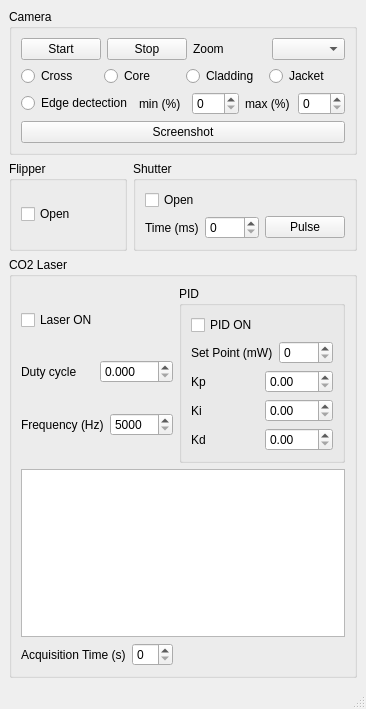
<?xml version="1.0" encoding="UTF-8"?>
<ui version="4.0">
 <class>fiber_shooting_gui_window</class>
 <widget class="QMainWindow" name="fiber_shooting_gui_window">
  <property name="geometry">
   <rect>
    <x>0</x>
    <y>0</y>
    <width>332</width>
    <height>709</height>
   </rect>
  </property>
  <property name="windowTitle">
   <string>Fiber Shooting GUI</string>
  </property>
  <widget class="QWidget" name="centralwidget">
   <layout class="QGridLayout" name="gridLayout_5">
    <item row="0" column="0" colspan="2">
     <widget class="QGroupBox" name="camera_groupBox">
      <property name="title">
       <string>Camera</string>
      </property>
      <layout class="QGridLayout" name="gridLayout_2">
       <item row="0" column="0">
        <layout class="QHBoxLayout" name="horizontalLayout">
         <item>
          <widget class="QPushButton" name="start_video_pushButton">
           <property name="text">
            <string>Start</string>
           </property>
          </widget>
         </item>
         <item>
          <widget class="QPushButton" name="stop_video_pushButton">
           <property name="text">
            <string>Stop</string>
           </property>
          </widget>
         </item>
        </layout>
       </item>
       <item row="0" column="1">
        <layout class="QHBoxLayout" name="horizontalLayout_2">
         <item>
          <widget class="QLabel" name="zoom_label">
           <property name="text">
            <string>Zoom</string>
           </property>
          </widget>
         </item>
         <item>
          <widget class="QComboBox" name="zoom_comboBox"/>
         </item>
        </layout>
       </item>
       <item row="2" column="0" colspan="2">
        <layout class="QHBoxLayout" name="horizontalLayout_4">
         <item>
          <widget class="QRadioButton" name="edge_detection_radioButton">
           <property name="text">
            <string>Edge dectection</string>
           </property>
           <property name="autoExclusive">
            <bool>false</bool>
           </property>
          </widget>
         </item>
         <item>
          <widget class="QLabel" name="edge_min_label">
           <property name="text">
            <string>min (%)</string>
           </property>
          </widget>
         </item>
         <item>
          <widget class="QSpinBox" name="edge_min_spinBox">
           <property name="maximum">
            <number>100</number>
           </property>
          </widget>
         </item>
         <item>
          <widget class="QLabel" name="edge_max_label">
           <property name="text">
            <string>max (%)</string>
           </property>
          </widget>
         </item>
         <item>
          <widget class="QSpinBox" name="edge_max_spinBox">
           <property name="maximum">
            <number>100</number>
           </property>
          </widget>
         </item>
        </layout>
       </item>
       <item row="1" column="0" colspan="2">
        <layout class="QHBoxLayout" name="horizontalLayout_3">
         <item>
          <widget class="QRadioButton" name="cross_radioButton">
           <property name="text">
            <string>Cross</string>
           </property>
           <property name="autoExclusive">
            <bool>false</bool>
           </property>
          </widget>
         </item>
         <item>
          <widget class="QRadioButton" name="core_radioButton">
           <property name="text">
            <string>Core</string>
           </property>
           <property name="autoExclusive">
            <bool>false</bool>
           </property>
          </widget>
         </item>
         <item>
          <widget class="QRadioButton" name="cladding_radioButton">
           <property name="text">
            <string>Cladding</string>
           </property>
           <property name="autoExclusive">
            <bool>false</bool>
           </property>
          </widget>
         </item>
         <item>
          <widget class="QRadioButton" name="jacket_radioButton">
           <property name="text">
            <string>Jacket</string>
           </property>
           <property name="autoExclusive">
            <bool>false</bool>
           </property>
          </widget>
         </item>
        </layout>
       </item>
       <item row="3" column="0" colspan="2">
        <widget class="QPushButton" name="screenshot_pushButton">
         <property name="text">
          <string>Screenshot</string>
         </property>
        </widget>
       </item>
      </layout>
     </widget>
    </item>
    <item row="1" column="0">
     <widget class="QGroupBox" name="flipper_groupBox">
      <property name="title">
       <string>Flipper</string>
      </property>
      <layout class="QGridLayout" name="gridLayout_7">
       <item row="0" column="0">
        <widget class="QCheckBox" name="flipper_open_checkBox">
         <property name="text">
          <string>Open</string>
         </property>
        </widget>
       </item>
      </layout>
     </widget>
    </item>
    <item row="1" column="1">
     <widget class="QGroupBox" name="shutter_groupBox">
      <property name="title">
       <string>Shutter</string>
      </property>
      <layout class="QGridLayout" name="gridLayout">
       <item row="0" column="0" colspan="3">
        <widget class="QCheckBox" name="shutter_open_checkBox">
         <property name="text">
          <string>Open</string>
         </property>
        </widget>
       </item>
       <item row="1" column="1">
        <widget class="QSpinBox" name="shutter_time_spinBox">
         <property name="maximum">
          <number>1000</number>
         </property>
        </widget>
       </item>
       <item row="1" column="0">
        <widget class="QLabel" name="shutter_pulse_time_label">
         <property name="text">
          <string>Time (ms)</string>
         </property>
        </widget>
       </item>
       <item row="1" column="2">
        <widget class="QPushButton" name="shutter_pulse_pushButton">
         <property name="text">
          <string>Pulse</string>
         </property>
        </widget>
       </item>
      </layout>
     </widget>
    </item>
    <item row="2" column="0" colspan="2">
     <widget class="QGroupBox" name="CO2_laser_groupBox">
      <property name="title">
       <string>CO2 Laser</string>
      </property>
      <layout class="QGridLayout" name="gridLayout_4">
       <item row="0" column="0" colspan="2">
        <layout class="QVBoxLayout" name="verticalLayout">
         <item>
          <widget class="QCheckBox" name="laser_ON_checkBox">
           <property name="text">
            <string>Laser ON</string>
           </property>
          </widget>
         </item>
         <item>
          <layout class="QHBoxLayout" name="horizontalLayout_5">
           <item>
            <widget class="QLabel" name="duty_cycle_label">
             <property name="text">
              <string>Duty cycle</string>
             </property>
            </widget>
           </item>
           <item>
            <widget class="QDoubleSpinBox" name="duty_cycle_doubleSpinBox">
             <property name="decimals">
              <number>3</number>
             </property>
             <property name="minimum">
              <double>0.000000000000000</double>
             </property>
             <property name="maximum">
              <double>0.500000000000000</double>
             </property>
             <property name="singleStep">
              <double>0.001000000000000</double>
             </property>
             <property name="value">
              <double>0.000000000000000</double>
             </property>
            </widget>
           </item>
          </layout>
         </item>
         <item>
          <layout class="QHBoxLayout" name="horizontalLayout_6">
           <item>
            <widget class="QLabel" name="frequency_label">
             <property name="text">
              <string>Frequency (Hz)</string>
             </property>
            </widget>
           </item>
           <item>
            <widget class="QSpinBox" name="frequency_spinBox">
             <property name="minimum">
              <number>5000</number>
             </property>
             <property name="maximum">
              <number>20000</number>
             </property>
             <property name="singleStep">
              <number>1000</number>
             </property>
            </widget>
           </item>
          </layout>
         </item>
        </layout>
       </item>
       <item row="0" column="2">
        <widget class="QGroupBox" name="PID_groupBox">
         <property name="title">
          <string>PID</string>
         </property>
         <layout class="QGridLayout" name="gridLayout_3">
          <item row="0" column="0">
           <widget class="QCheckBox" name="PID_ON_checkBox">
            <property name="text">
             <string>PID ON</string>
            </property>
           </widget>
          </item>
          <item row="1" column="0">
           <layout class="QHBoxLayout" name="horizontalLayout_10">
            <item>
             <widget class="QLabel" name="setpoint_label">
              <property name="text">
               <string>Set Point (mW)</string>
              </property>
             </widget>
            </item>
            <item>
             <widget class="QSpinBox" name="setpoint_spinBox">
              <property name="maximum">
               <number>1000</number>
              </property>
             </widget>
            </item>
           </layout>
          </item>
          <item row="2" column="0">
           <layout class="QHBoxLayout" name="horizontalLayout_9">
            <item>
             <widget class="QLabel" name="Kp_label">
              <property name="text">
               <string>Kp</string>
              </property>
             </widget>
            </item>
            <item>
             <widget class="QDoubleSpinBox" name="Kp_doubleSpinBox">
              <property name="decimals">
               <number>2</number>
              </property>
              <property name="maximum">
               <double>10.000000000000000</double>
              </property>
              <property name="singleStep">
               <double>0.100000000000000</double>
              </property>
             </widget>
            </item>
           </layout>
          </item>
          <item row="3" column="0">
           <layout class="QHBoxLayout" name="horizontalLayout_8">
            <item>
             <widget class="QLabel" name="Ki_label">
              <property name="text">
               <string>Ki</string>
              </property>
             </widget>
            </item>
            <item>
             <widget class="QDoubleSpinBox" name="Ki_doubleSpinBox">
              <property name="decimals">
               <number>2</number>
              </property>
              <property name="maximum">
               <double>10.000000000000000</double>
              </property>
              <property name="singleStep">
               <double>0.100000000000000</double>
              </property>
             </widget>
            </item>
           </layout>
          </item>
          <item row="4" column="0">
           <layout class="QHBoxLayout" name="horizontalLayout_7">
            <item>
             <widget class="QLabel" name="Kd_label">
              <property name="text">
               <string>Kd</string>
              </property>
             </widget>
            </item>
            <item>
             <widget class="QDoubleSpinBox" name="Kd_doubleSpinBox">
              <property name="decimals">
               <number>2</number>
              </property>
              <property name="maximum">
               <double>10.000000000000000</double>
              </property>
              <property name="singleStep">
               <double>0.100000000000000</double>
              </property>
             </widget>
            </item>
           </layout>
          </item>
         </layout>
        </widget>
       </item>
       <item row="1" column="0" colspan="3">
        <widget class="PlotWidget" name="power_PlotWidget">
         <property name="sceneRect">
          <rectf>
           <x>0.000000000000000</x>
           <y>0.000000000000000</y>
           <width>0.000000000000000</width>
           <height>0.000000000000000</height>
          </rectf>
         </property>
        </widget>
       </item>
       <item row="2" column="0">
        <widget class="QLabel" name="acquisition_time_label">
         <property name="text">
          <string>Acquisition Time (s)</string>
         </property>
        </widget>
       </item>
       <item row="2" column="1">
        <widget class="QSpinBox" name="acquisition_time_spinBox"/>
       </item>
      </layout>
     </widget>
    </item>
   </layout>
  </widget>
  <widget class="QMenuBar" name="menubar">
   <property name="geometry">
    <rect>
     <x>0</x>
     <y>0</y>
     <width>332</width>
     <height>21</height>
    </rect>
   </property>
  </widget>
  <widget class="QStatusBar" name="statusbar"/>
 </widget>
 <customwidgets>
  <customwidget>
   <class>PlotWidget</class>
   <extends>QGraphicsView</extends>
   <header>pyqtgraph</header>
  </customwidget>
 </customwidgets>
 <resources/>
 <connections/>
</ui>
